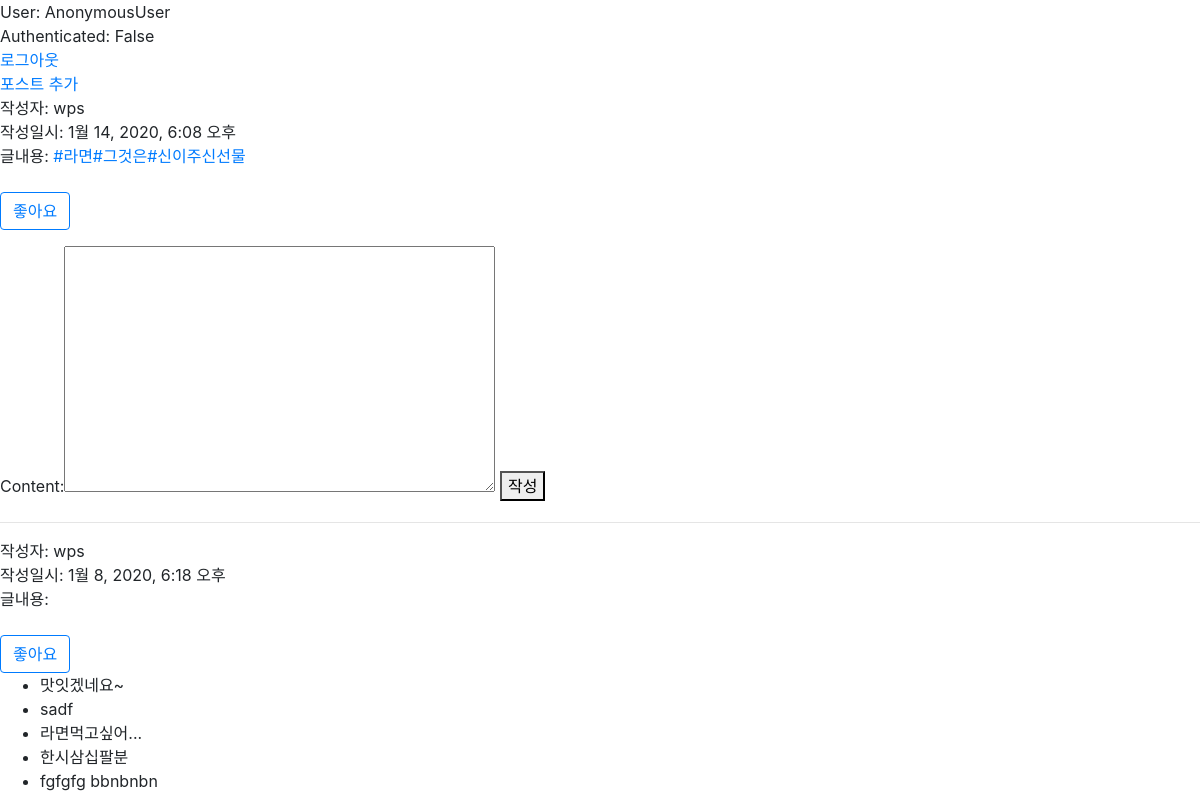
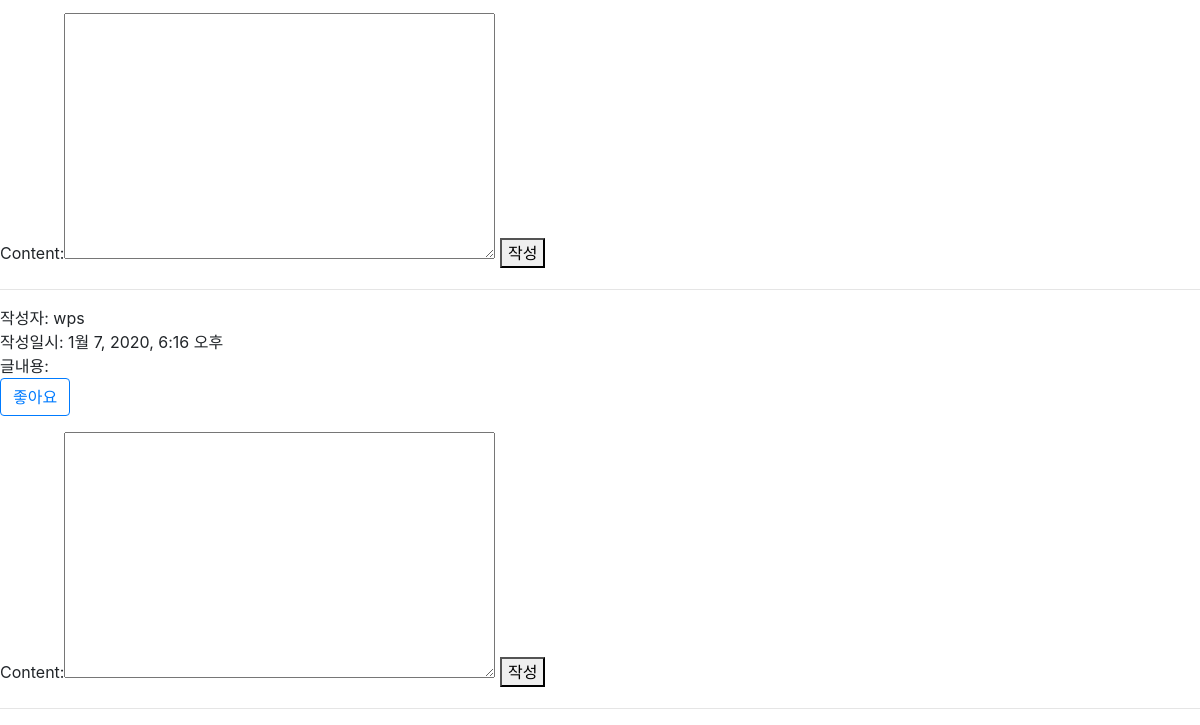
The app's page /posts/, older data (2 pictures, top to bottom).
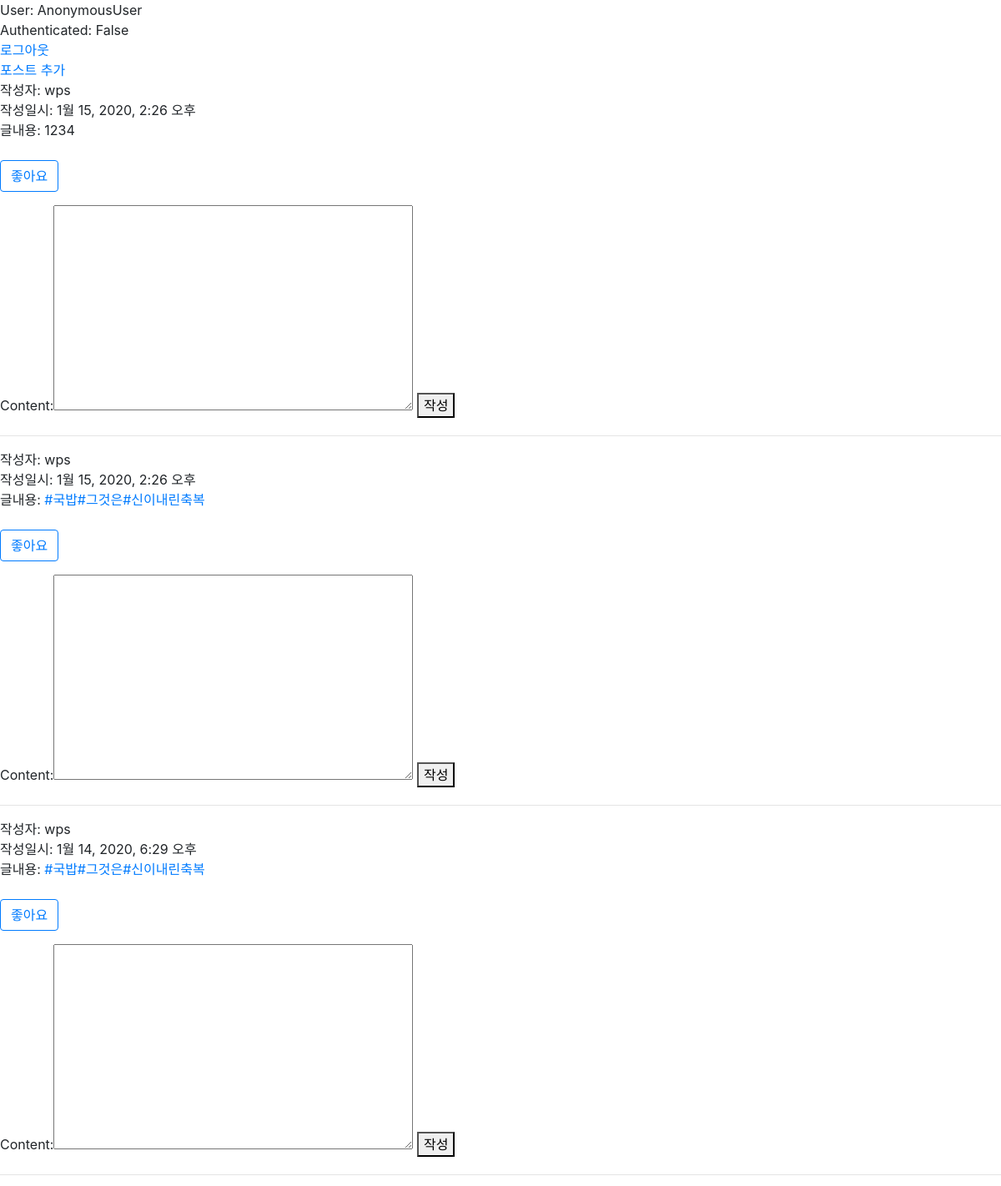
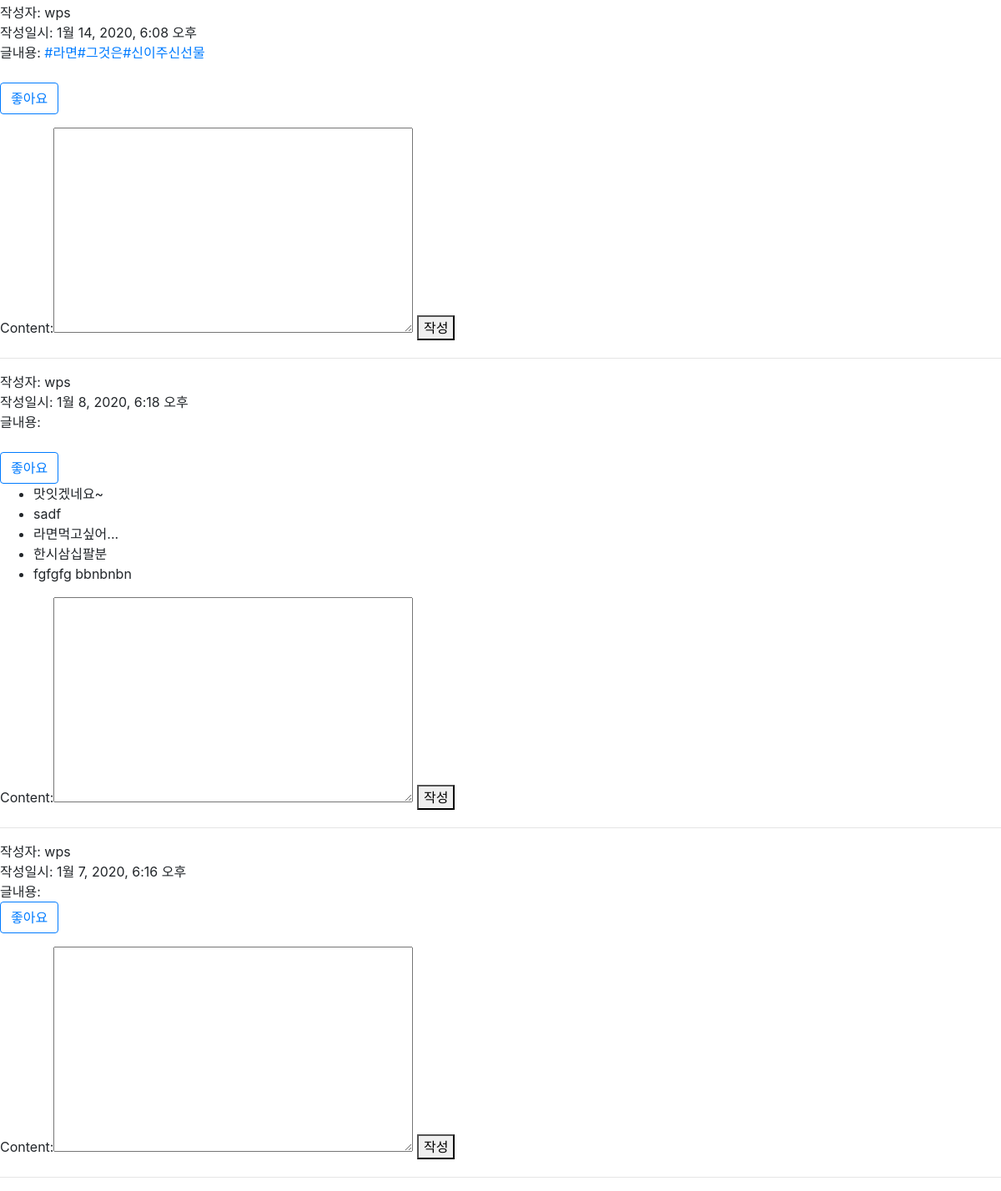
The same page, newer data (2 pictures, top to bottom).
### posts/models.py (models this page shows, shortened)
class Post(models.Model):
    TAG_PATTERN = re.compile(r'#(\w+)')
    """
    인스타그램의 포스팅
    """
    author = models.ForeignKey(User, on_delete=models.CASCADE)
    content = models.TextField(blank=True)
    content_html = models.TextField(blank=True)
    like_users = models.ManyToManyField(User, through='PostLike', related_name='like_post_set')
    created = models.DateTimeField(auto_now_add=True)
    tags = models.ManyToManyField(
        'Tag', verbose_name='해시태그 목록', related_name='posts', blank=True
    )

class PostComment(models.Model):
    post = models.ForeignKey(Post, on_delete=models.CASCADE)
    author = models.ForeignKey(User, on_delete=models.CASCADE)
    content = models.TextField()

### members/models.py (models this page shows)
class User(AbstractUser):
    img_profile = models.ImageField('프포필이미지', blank=True, upload_to='users/')
    name = models.CharField('이름', max_length=100)

### posts/views.py (the view)
# urls.py: path('', views.post_list, name='post-list'),
def post_list(request, tag=None):
    if tag is None:
        posts = Post.objects.order_by('-pk')
    else:
        posts = Post.objects.filter(tags__name__iexact=tag).order_by('-pk')
    comment_form = CommentCreateForm()
    context = {
        'posts': posts,
        'comment_form': comment_form,
    }
    return render(request, 'posts/post-list.html', context)

### posts/forms.py (shortened to what this page needs)
class CommentCreateForm(forms.Form):
    content = forms.CharField(
        max_length=10,
        widget=forms.Textarea()
    )

### templates/posts/post-list.html (shortened to what this page needs)
{% extends 'base.html' %}
{% block content %}
    <div>User: {{ request.user }}</div>
    <div>Authenticated: {{ request.user.is_authenticated }}</div>
    <div>
        <a href="{% url 'members:logout' %}">로그아웃</a>
    </div>
    <div>
        <a href="{% url 'posts:post-create' %}">포스트 추가</a>
    </div>
    {% for post in posts %}
        <div>작성자: {{ post.author }}</div>
        <div>작성일시: {{ post.created }}</div>
        <div>글내용: {{ post.content_html|safe }}</div>
        <div>
        </div>
        <form action="{% url 'posts:post-like' pk=post.pk %}" method="POST">
            {% if post in user.like_post_set.all %}
                <button class="btn btn-primary" type="submit">싫어용</button>
            {% else %}
                <button class="btn btn-outline-primary" type="submit">좋아요</button>
            {% endif %}
        </form>
        <div>
            <ul>
            {% for comment in post.postcomment_set.all %}
                <li>
                    <span>{{ comment.content }}</span>
                </li>
            {% endfor %}
            </ul>
            <div>
                <form action="{% url 'posts:comment-create' post_pk=post.pk %}" method="POST">
                    {{ comment_form }}
                    <button type="submit">작성</button>
                </form>
            </div>
        </div>
        <hr>
    {% endfor %}
{% endblock %}

### templates/base.html (shortened to what this page needs)
{% load static %}
<!doctype html>
<html lang="ko">
<head>
    <link rel="stylesheet" href="{% static 'bootstrap/bootstrap.css' %}">
</head>
<body>
    <div id="wrap">
        {% block content %}
        {% endblock %}
    </div>
</body>
</html>

Row changes from the older to the newer data that the page shows:
added Post: author "wps", created "1월 15, 2020, 2:26 오후", content_html "1234"
added Post: author "wps", created "1월 15, 2020, 2:26 오후", content_html "#국밥 #그것은 #신이내린축복"
added Post: author "wps", created "1월 14, 2020, 6:29 오후", content_html "#국밥 #그것은 #신이내린축복"
